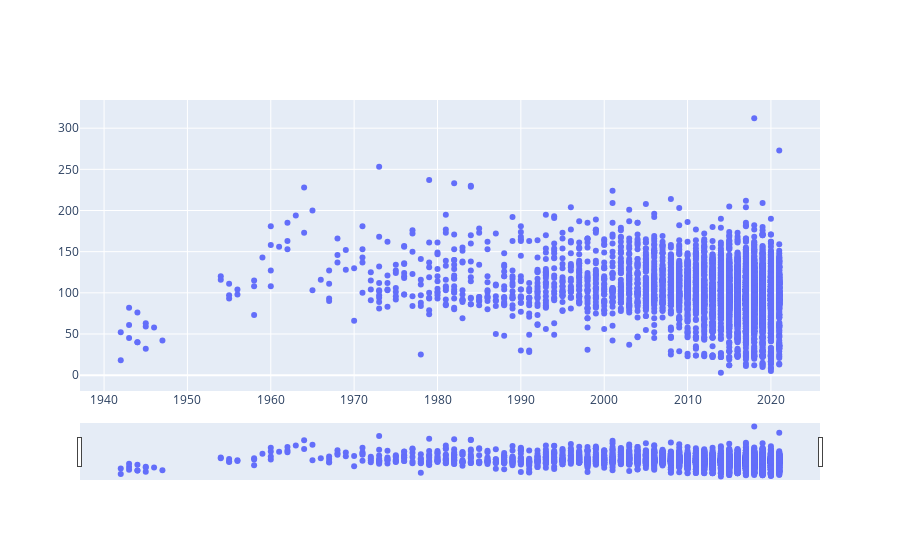

Notebook code cell kept with this figure:
### Markdown cell above
### 1

correlazione tra anni e durata dei film

domanda di ricerca: come per la musica, è vero che si è ridotta attenzione utenti e dunque si producono film meno lunghi rispetto a prima?

(forse dataset più adatto un archivio di film rispetto a netflix che ha molti film recenti;

inoltre all'inizio non si potevano fare film troppo lunghi per costi e tecnologie, quindi magari indagare trend più recente o spazio temporale ristretto)

### Code cell
import plotly.graph_objects as px
import plotly.express as go
import numpy as np

x = netflix_f['release_year']
y = netflix_f['duration_min']

plot = px.Figure(data=[px.Scatter(
    x=x,
    y=y,
    mode='markers',)
])

plot.update_layout(
    xaxis=dict(
        rangeselector=dict(
            buttons=list([
                dict(count=1,
                step="year",
                stepmode="backward"),
            ])
        ),
        rangeslider=dict(
            visible=True
        ),
    )
)

plot.show()

### Figure 1 — Plotly figure (JSON) as saved in the notebook; plotly's stock layout.template omitted (floating-point values rounded to 4 significant figures; data arrays with more than 128 entries replaced by an {"elided": "..."} marker saying what was removed)
{"data": [{"mode": "markers", "type": "scatter", "x": {"elided": "6131 int values"}, "y": {"elided": "6131 int values"}}], "layout": {"xaxis": {"rangeselector": {"buttons": [{"count": 1, "step": "year", "stepmode": "backward"}]}, "rangeslider": {"visible": true}}}}
